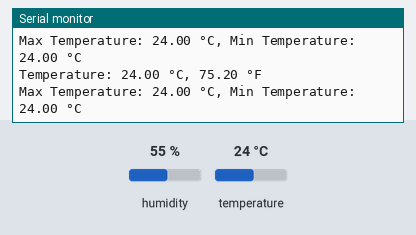
Recording of a sketch running on a simulated Arduino Uno, built with avr-gcc and run on an emulated ATmega328P. Parts: the last lines printed to the serial monitor. The test bench sets the inputs (shaded band); at power-on: temperature 24 °C, humidity 55 %.

Above: at 4.8 s.
4.9 s: temperature set to 12 °C
At 6.6 s:
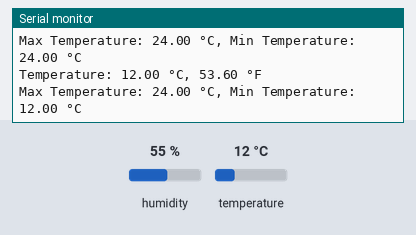
7.9 s: temperature set to 41 °C
At 8.9 s:
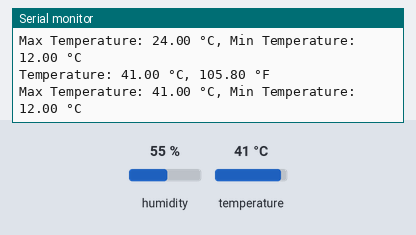
Timing chart, 0 to 10.9 s (numbered marks = the images above; inputs shaded):
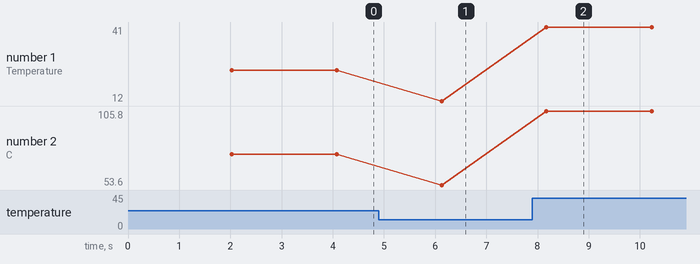

Measured:
- after the input at 4.9 s, the serial monitor: prints a new line after 1.2 s (image 1)
- after the input at 7.9 s, the serial monitor: prints a new line after 0.27 s (image 2)
- plotted number 1: 24 → 12 after the input at 4.9 s, 12 → 41 after the input at 7.9 s
- plotted number 2: 75.2 → 53.6 after the input at 4.9 s, 53.6 → 105.8 after the input at 7.9 s

The sketch:

9_Temp-min-max.ino
```cpp
#include <DHT.h>

#define DHTPIN 2       // Pin where the DHT11 sensor is connected
#define DHTTYPE DHT11  // Type of sensor (DHT11 or DHT22)

DHT dht(DHTPIN, DHTTYPE);

float maxTemp = -1000;  // Initialize max temperature to a very low value
float minTemp = 1000;   // Initialize min temperature to a very high value

void setup() {
  Serial.begin(9600);
  dht.begin();
}

void loop() {
  delay(2000);

  // Read temperature in Celsius
  float temperatureC = dht.readTemperature();

  // Read temperature in Fahrenheit
  float temperatureF = temperatureC * 9.0 / 5.0 + 32.0;

  // Update max and min temperatures
  if (temperatureC > maxTemp) {
    maxTemp = temperatureC;
  }
  if (temperatureC < minTemp) {
    minTemp = temperatureC;
  }

  // Display temperature in Celsius and Fahrenheit
  Serial.print("Temperature: ");
  Serial.print(temperatureC);
  Serial.print(" °C, ");
  Serial.print(temperatureF);
  Serial.println(" °F");

  // Display maximum and minimum temperatures seen
  Serial.print("Max Temperature: ");
  Serial.print(maxTemp);
  Serial.print(" °C, Min Temperature: ");
  Serial.print(minTemp);
  Serial.println(" °C");
}
```
